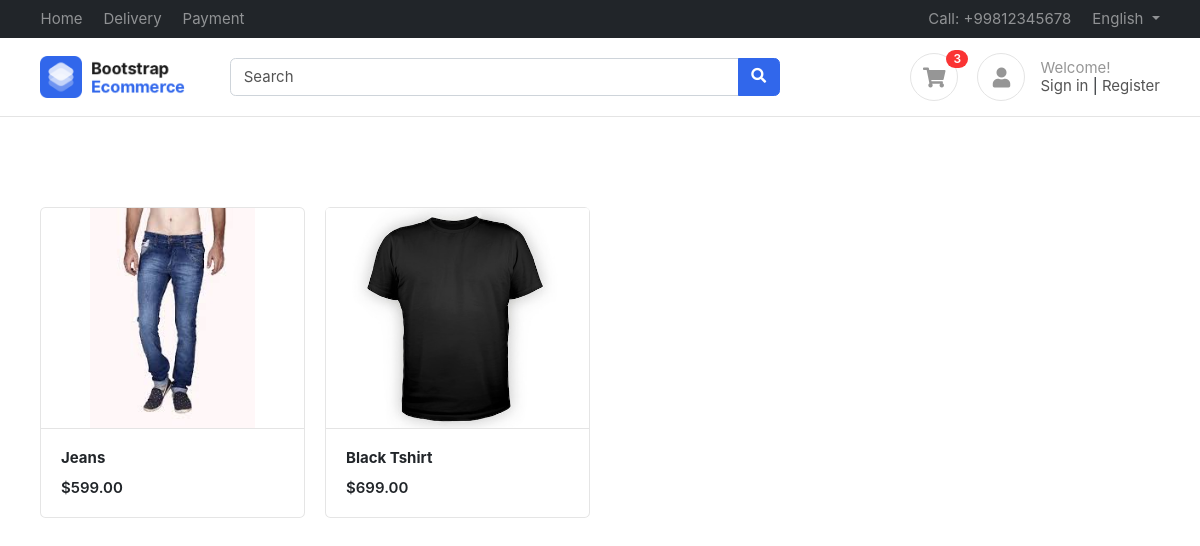
Screenshot of / (signed in) with the database file from the repository.
### accounts/models.py (models this page shows)
class Profile(BaseModel):
    user=models.OneToOneField(User,on_delete=models.CASCADE,related_name="profile")
    is_email_verified=models.BooleanField(default=False)
    email_token=models.CharField(max_length=100,null=True,blank=True)
    profile_image=models.ImageField(upload_to="profile")
    def get_cart_count(self):
        return Cartitems.objects.filter(cart__user=self.user,cart__is_paid=False).count()

### products/models.py (models this page shows, shortened)
class Product(BaseModel):
    product_name = models.CharField(max_length=100)
    slug = models.SlugField(unique=True,null=True,blank=True)
    price = models.IntegerField()
    category = models.ForeignKey(Category, on_delete=models.CASCADE,related_name="products")
    product_description = models.TextField()
    color = models.ManyToManyField(ColorVariant,blank=True)
    size = models.ManyToManyField(SizeVariant,blank=True)

class ProductImage(BaseModel):
    product = models.ForeignKey(Product, on_delete=models.CASCADE, related_name="product_images")
    image = models.ImageField(upload_to="product")
    is_featured = models.BooleanField(default=False)

### home/views.py (the view)
# urls.py: path('',index,name='index'),
def index(request):
    context = {'products': Product.objects.all()}
    return render(request,'home/index.html',context)

### templates/home/index.html
{% extends "base/base.html"%}
{% block start %}
<div class="container mt-5 pt-5">
    <div class="row">
        {% for product in products %}
        <div class="col-md-3">
            <figure class="card card-product-grid">
                <div class="img-wrap"> <img src="/media/{{product.product_images.first.image}}"> </div>
                <figcaption class="info-wrap border-top">
                    <a href="{% url 'get_products' product.slug %}" class="title"><b>{{product.product_name}}</b></a>
                    <div class="price mt-2">${{product.price}}.00</div>
                </figcaption>
            </figure>
        </div>
        {% endfor %}
        </div>
    </div>
{% endblock %}

### templates/base/base.html (shortened to what this page needs)
<!DOCTYPE HTML>
<html lang="en">
<head>
<link href="/media/css/bootstrap.css" rel="stylesheet" type="text/css"/>
<link href="/media/fonts/fontawesome/css/all.min.css" type="text/css" rel="stylesheet">
<link href="/media/css/ui.css" rel="stylesheet" type="text/css"/>
<link href="/media/css/responsive.css" rel="stylesheet" />
</head>
<body>
	<header class="section-header">
		<nav class="navbar navbar-dark navbar-expand p-0 bg-dark">
		<div class="container">
			<ul class="navbar-nav d-none d-md-flex mr-auto">
				<li class="nav-item"><a class="nav-link" href="#">Home</a></li>
				<li class="nav-item"><a class="nav-link" href="#">Delivery</a></li>
				<li class="nav-item"><a class="nav-link" href="#">Payment</a></li>
			</ul>
			<ul class="navbar-nav">
				<li class="nav-item"><a href="#" class="nav-link"> Call: +99812345678 </a></li>
				<li class="nav-item dropdown">
					 <a href="#" class="nav-link dropdown-toggle" data-toggle="dropdown"> English </a>
				</li>
			</ul>
		  </div>
		</nav>
		<section class="header-main border-bottom">
			<div class="container">
		<div class="row align-items-center">
			<div class="col-lg-2 col-4">
				<div class="brand-wrap">
					<img class="logo" src="images/logo.png">
				</div>
			</div>
			<div class="col-lg-6 col-sm-12">
				<form action="#" class="search">
					<div class="input-group w-100">
						<input type="text" class="form-control" placeholder="Search">
						<div class="input-group-append">
						  <button class="btn btn-primary" type="submit">
							<i class="fa fa-search"></i>
						  </button>
						</div>
					</div>
				</form>
			</div>
			<div class="col-lg-4 col-sm-6 col-8">
				<div class="widgets-wrap float-md-right">
					<div class="widget-header  mr-3">
						<a href="{% url 'cart' %}" class="icon icon-sm rounded-circle border"><i class="fa fa-shopping-cart"></i></a>
						<span class="badge badge-pill badge-danger notify">{{request.user.profile.get_cart_count}}</span>
					</div>
					<div class="widget-header icontext">
						<a href="#" class="icon icon-sm rounded-circle border"><i class="fa fa-user"></i></a>
						<div class="text">
							<span class="text-muted">Welcome!</span>
							<div>
								<a href="#">Sign in</a> |
								<a href="#"> Register</a>
							</div>
						</div>
					</div>
				</div>
			</div>
		</div>
			</div>
		</section>
		</header>
        {% block start %}
        {% endblock %}
        </body>
        </html>

### public/static/css/ui.css (style rules this page uses)
html { font-family: 'Inter', sans-serif; font-size: 15px; }
.img-wrap { text-align: center; display: block; }
.img-wrap img { max-width: 100%; }
.icon-xs, .icon-sm, .icon-md, .icon-lg { display: inline-block; text-align: center; flex-shrink: 0; flex-grow: 0; }
.icon-sm { width: 48px; height: 48px; line-height: 48px; font-size: 20px; }
figure { margin-bottom: 0; }
.card .title { color: #212529; }
.header-main { position: relative; padding-top: 1rem; padding-bottom: 1rem; }
.brand-wrap .logo, .navbar-brand .logo { margin-right: 7px; max-height: 42px; display: inline-block; }
.widget-header { display: inline-block; vertical-align: middle; position: relative; }
.widget-header a { color: #545454; }
.widget-header i { color: #969696; }
.widget-header .notify { position: absolute; top: -3px; right: -10px; }
[class*='card-product'] a.title { color: #212529; display: block; }
[class*='card-product'] .img-wrap { overflow: hidden; position: relative; }
[class*='card-product'] .img-wrap img { height: 100%; max-width: 100%; width: auto; display: inline-block; object-fit: cover; }
.card-product-grid { margin-bottom: 20px; }
.card-product-grid .img-wrap { border-radius: 0.2rem 0.2rem 0 0; height: 220px; }
.card-product-grid .info-wrap { overflow: hidden; padding: 18px 20px; }
.card .img-wrap { overflow: hidden; }
.icontext { display: inline-flex; align-items: center; vertical-align: middle; }
.icontext .text { width: 100%; line-height: 1.2; color: #212529; }
.icontext .icon { position: relative; margin-right: 15px; flex-shrink: 0; flex-grow: 0; }
.notify { position: absolute; top: -4px; right: -10px; display: inline-block; padding: .25em .6em; font-size: 12px; line-height: 1; text-align: center; border-radius: 3rem; color: #fff; background-color: #fa3434; }
.price { font-weight: 600; color: #212529; }

### rows the page displays
Product: product_images.first.image (picture), product_name "Jeans", price "599"
Product: product_images.first.image (picture), product_name "Black Tshirt", price "699"

### other values shown
{{ request.user.profile.get_cart_count }} "3"
